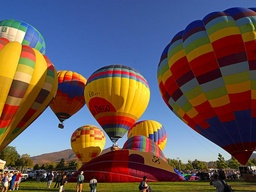
#> input picture Project/img/baloes.jpg, 256 x 192 px, shrunk from 800 x 600 before the run
$ python deteccao_bordas.py
#> lines starting #> are read from the running program, lines starting #| are printed output that depends on the picture
### Project/cinza.py
from PIL import Image


def cinza(imagem):
    w, h = imagem.size # pegando o tamanho da imagem
    img = Image.new('RGB', (w, h)) # gerando uma nova imagem copia para manter a original

    # perccorendo pelos pixels da imagem
    for x in range(w):
        for y in range(h):
            pixel = imagem.getpixel((x,y))
            # pegando a media entre as cores para a escala de cinza
            luminancia = (pixel[0] + pixel[1] + pixel[2]) // 3 # pega o resultado da divisão inteira, pois o RGB não aceita decimais
            # para uma cor cinza todos as cores do pixel devem ser iguais
            img.putpixel((x,y), (luminancia, luminancia, luminancia)) # alterando as cores do pixels para transforma em cinza

    return img


imagem = Image.open('./img/baloes.jpg')
#> imagem is the input picture: PIL image 256x192 RGB; mean R, G, B 99.4, 85.2, 84.9

imagem_cinza = cinza(imagem)
#> in cinza, `img = Image.new('RGB', (w, h))`: img: PIL image 256x192 RGB; every value is 0
#> after the loop in cinza, `for x in range(w):`:
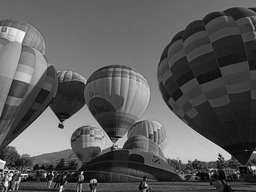
#> img: PIL image 256x192 RGB; min 0, max 250, mean 89.5
imagem_cinza.save('./img/baloes cinza.jpg')

### Project/deteccao_bordas.py
import math
from PIL import Image

from cinza import cinza

VERTICAL_KERNEL = [
    [1, 2, 1],
    [0, 0, 0],
    [-1, -2, -1]
]
HORIZONTAL_KERNEL = [
    [-1, 0, 1],
    [-2, 0, 2],
    [-1, 0, 1]
]

# Transform image in grayscale
img = cinza(Image.open("./img/baloes.jpg"))
img_width = img.width
#> img_width = 256
img_height = img.height
#> img_height = 192

# Output image
output_img = Image.new("L", (img_width, img_height))
#> output_img: PIL image 256x192 L; every value is 0


def get_modified_pixel(x, y, dir_kernel, offset=0):
    acc = 0

    # Getting window pixels
    for i, k in enumerate(range(x - 1, x + 2)):
        for j, m in enumerate(range(y - 1, y + 2)):
            if k < 0 or m < 0 or k >= img_width or m >= img_height:
                continue

            # Getting kernel value in current position
            cur_kernel_value = dir_kernel[i][j]

            if cur_kernel_value == 0:
                continue

            pixel = img.getpixel((k, m))[0]

            result = pixel * cur_kernel_value

            acc += result

    return acc


for x in range(img_width):
    for y in range(img_height):
        # Horizontal edges
        gx = get_modified_pixel(x, y, HORIZONTAL_KERNEL)
        # Vertical edges
        gy = get_modified_pixel(x, y, VERTICAL_KERNEL)

        g = int(math.sqrt(gx ** 2 + gy ** 2))

        output_img.putpixel((x, y), g)
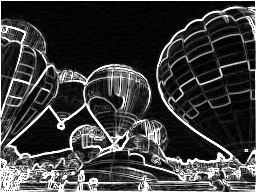
#> output_img: PIL image 256x192 L; min 0, max 255, mean 59.6

output_img.save("./img/resultado.jpg")

# x - 1, y - 1 || x - 1, y || x - 1, y + 1
# x, y - 1 || x, y || x, y + 1
# x + 1, y - 1 || x + 1, y || x + 1, y + 1

$ run again, with Project/img/desmatamento.jpg copied over Project/img/baloes.jpg
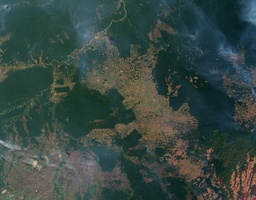
#> input picture Project/img/desmatamento.jpg, 256 x 200 px, shrunk from 2560 x 2002 before the run
#> imagem is the input picture: PIL image 256x200 RGB; mean R, G, B 55.4, 72.1, 67
#> after the loop in cinza, `for x in range(w):`:
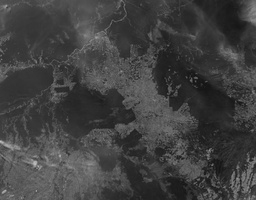
#> img: PIL image 256x200 RGB; min 17, max 196, mean 64.5
#> after the loop `for x in range(img_width):`:
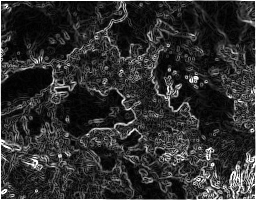
#> output_img: PIL image 256x200 L; min 0, max 255, mean 47.9
